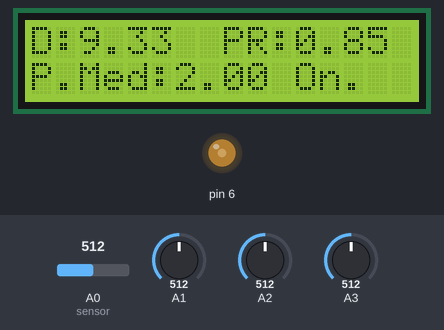
Simulated run of this sketch. Board: Arduino Uno, built with avr-gcc and run on an emulated ATmega328P. On the bench: 16×2 character LCD, output pins drawn as LEDs (lit = HIGH). The test bench sets the inputs (shaded band); at power-on: A0 (sensor) = 512, A1 = 512, A2 = 512, A3 = 512.

Above: at 1.2 s.
1.3 s: A0 (sensor) set to 716
At 2.2 s:
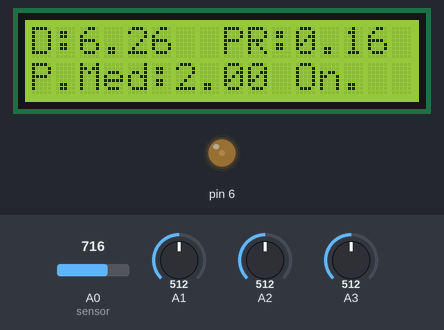
2.8 s: A1 set to 306
At 3.3 s:
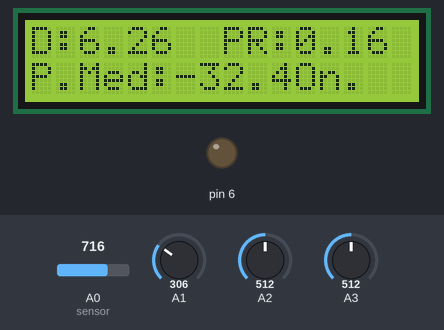
4.3 s: A0 (sensor) set to 778
At 5.4 s:
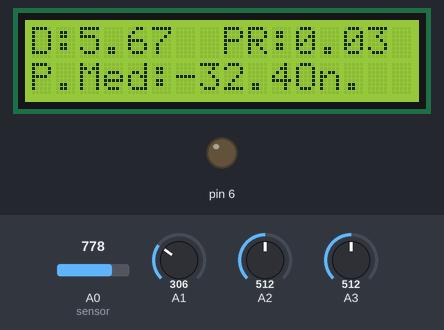
5.8 s: A0 (sensor) set to 810
At 6.2 s:
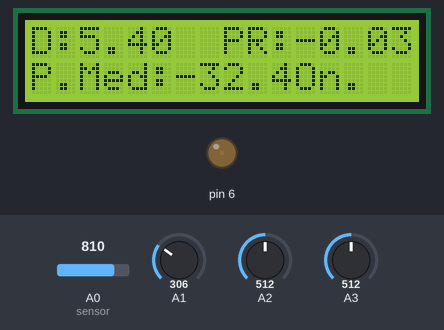
7.3 s: A2 set to 716
At 8.3 s:
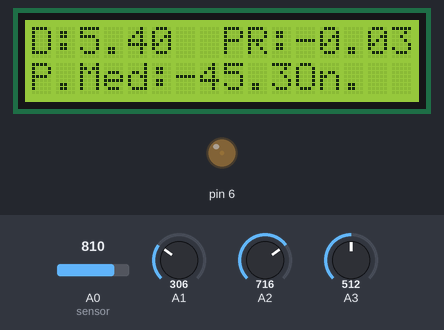
8.8 s: A1 set to 30
At 9.2 s:
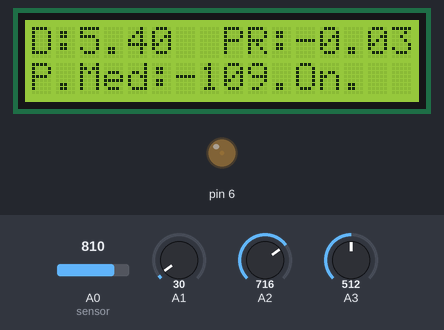
Timing chart, 0 to 11.3 s (numbered marks = the images above; inputs shaded):
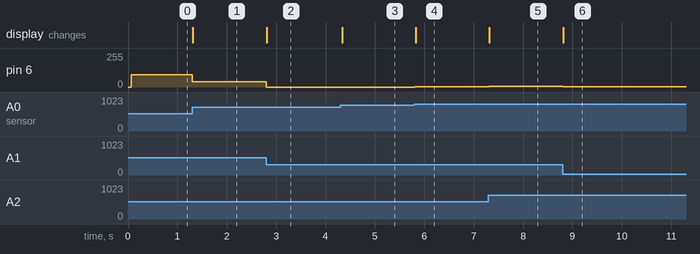

The sketch:

Taller2.ino
```cpp
#include <LiquidCrystal.h>
#include <Math.h>
//variables globales
float Vdistancia =0,Vcorriente =0,Corriente=0, ADCcorriente=0, ADCRL=0, Voltaje=0, Potencia = 0,
  PotenciaRequerida =0, resta =0, denominador=0,CopiaSensDistADCValue=0,
  VMicro1=0,Vout=0,R=0,Num=0,Den=0,Distancia=0,base=0,VoltD=0,OnOff=0;
int bloc=0,PWM=0;


// initialize the library with the numbers of the interface pins
LiquidCrystal lcd(12, 11, 5, 4, 3, 2);


void setup() {
  // open a serial connection
  Serial.begin(9600);
  // set up the LCD's number of columns and rows:
  lcd.begin(16, 2);
  // Print a message to the LCD.
  pinMode(6,OUTPUT);
}

void loop() {
  OnOff = analogRead(A3);


  Vdistancia = analogRead(A0); //lee el sensor de distancia


  if(bloc=0){
    CopiaSensDistADCValue=Vdistancia;
    bloc=1;
    }
  if(bloc=1){

    if(CopiaSensDistADCValue=!Vdistancia){//si el sharp cambia
      CopiaSensDistADCValue=Vdistancia;
      analogWrite(A3, 1023);//manda 5v por vout micro
      leeCVcalcP(); //lee v & i y calcula P leida en la resistencia y Calcula la resistencia que hay
      CalPreq();//calcula la potencia requerida
      }//fin sharp si cambia

      if(CopiaSensDistADCValue=Vdistancia){//si el sharp no cambia
        leeCVcalcP();
        CalPreq();//calcula la potencia requerida
        MandePotencia();

      }//fin shap no cambia
    }//fin del bloc =1


  if(OnOff!=0){
  CalcDist();
  lcd.setCursor(0, 0);
  lcd.print("D:");
  lcd.setCursor(2, 0);
  lcd.print(Distancia);

  lcd.setCursor(8, 0);
  lcd.print("PR:");
  lcd.setCursor(11, 0);
  lcd.print(PotenciaRequerida);

  lcd.setCursor(0, 1);
  lcd.print("P.Med:");
  lcd.setCursor(6, 1);
  lcd.print(Potencia);

  lcd.setCursor(11, 1);
  lcd.print("On.");
    }else{
      lcd.setCursor(0, 0);
       lcd.print("               ");
       lcd.setCursor(0, 1);
       lcd.print("           ");
      lcd.setCursor(11, 1);
      lcd.print("Off");}
  //muestra la informacion


}
//**********FUNCIONES******
  void leeCVcalcP(){
  int sensorVal = analogRead(A0);


    //*******lee Corriente, voltaje y calcula potencia medida en la resistencia
    ADCcorriente = analogRead(A1); //lee corriente de la resistencia
    ADCRL = analogRead(A2);  //lee voltaje de la resistencia
    Corriente= (0.0500611*ADCcorriente)-25.04865922+0.018;
    Voltaje=(0.00651773*ADCRL)-0.00098417;
    Potencia = Corriente*Voltaje; //calcula la potencia actual
    R=Voltaje/Corriente; //calcula que resistencia hay actualmente
    }
  void CalPreq(){//*******Potencia requerida sharp (depende solo del sharp)
    resta = ((0.0048883*Vdistancia)-0.00073183);
    denominador = pow(resta,1.192);
    PotenciaRequerida=(6.26715/denominador)-1.25; //Calcula la potencia que se requiere segun el sharp
    }
  void MandePotencia(){
    Num=PotenciaRequerida*R;
    Den=1.2*(sqrt(R*PotenciaRequerida));
    VMicro1=Num/Den; //Calcula el voltaje que debe mandar
    //Vout=(204.57*(VMicro1))+0.151; //convierte a adc el Voutmicro
    PWM = ( (256*VMicro1)/(5) )-1; //convierte el Vmicro en pwm
    analogWrite(6, PWM);
    }
  void CalcDist(){
    VoltD=(Vdistancia-0.151)/(204.57); //lee el valor adc y lo pasa a voltaje
    base=VoltD;  //base de la ecuacion de abajo
    Distancia=27.854*(pow(base,-1.192)); //Voltaje en distancia
    }
```

Measured:
- after the input at 1.3 s, pin 6: 91/255 → 38/255 at once; the display: changes at once (image 1)
- after the input at 2.8 s, pin 6: 38/255 → 0/255 at once; the display: changes at once (image 2)
- after the input at 4.3 s, the display: changes at once (image 3)
- after the input at 5.8 s, pin 6: 0/255 → 3/255 at once; the display: changes at once (image 4)
- after the input at 7.3 s, pin 6: 3/255 → 4/255 at once; the display: changes at once (image 5)
- after the input at 8.8 s, pin 6: 4/255 → 2/255 at once; the display: changes at once (image 6)
